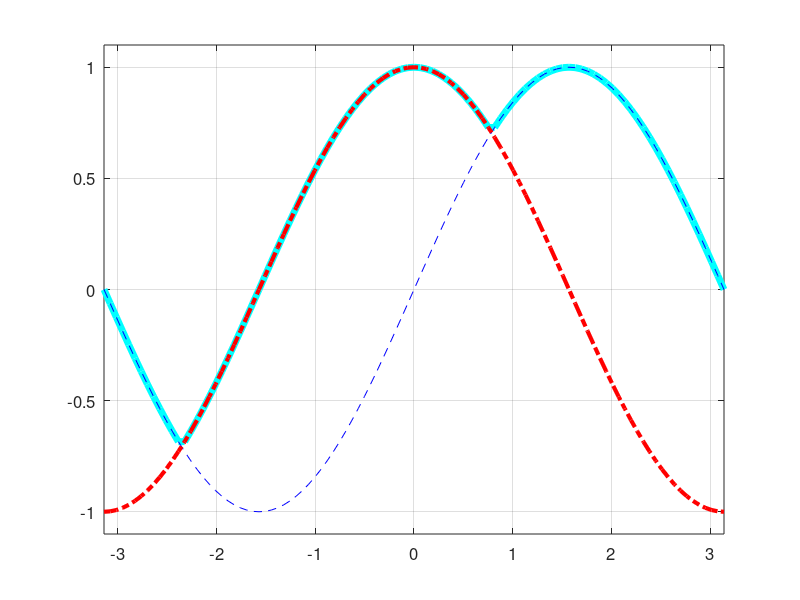

Write the MATLAB code that produced this figure.
x = -pi:0.02*pi:pi;
plot(x, max(sin(x), cos(x)), 'c', 'LineWidth', 5); hold on
plot(x, sin(x), '--b', x, cos(x), '-.r', 'LineWidth', 3);grid
axis([-pi, pi, -1.1, 1.1]), set(gca, 'FontSize', 12)